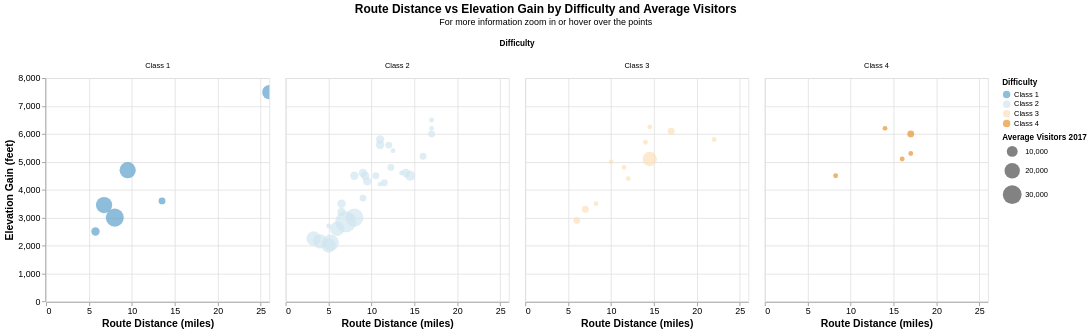

The notebook cell saved with this chart:
### Code cell
#Question 2 | Chart 2: Bubble chart faceted by Difficulty

bubble = alt.Chart(df_col14er).mark_circle(opacity=0.7).encode(
    x=alt.X('Distance_mi:Q', title='Route Distance (miles)', axis=alt.Axis(labelFontSize=12, titleFontSize=14)),
    y=alt.Y('Elevation Gain_ft:Q', title='Elevation Gain (feet)', axis=alt.Axis(labelFontSize=12, titleFontSize=14)),
    color=alt.Color('Difficulty:N', scale=alt.Scale(scheme='blueorange')),
    size=alt.Size('Average Visitors 2017:Q', scale=alt.Scale(range=[0, 800])),
    tooltip=['Mountain Peak', 'Difficulty', 'Distance_mi', 'Elevation Gain_ft', 'Average Visitors 2017']
).properties(
    width=300,
    height=300,
)

facet_bubble = bubble.facet(
    column=alt.Column('Difficulty:N', title='Difficulty')
).properties(
    title={
        "text": 'Route Distance vs Elevation Gain by Difficulty and Average Visitors',
        "fontSize": 16,
        "fontWeight": "bold",
        "subtitle": ["For more information zoom in or hover over the points", ""],  # empty string for extra space
        "anchor": "middle"
    }
).interactive()

facet_bubble

## NOTE: I wanted to layer the individual charts in a 2x2 grid, but alt.hconcat() did not support that, therefore they are now all in one row

### Figure 1 — Vega-Lite specification as saved in the notebook (floating-point values rounded to 4 significant figures)
{"config": {"view": {"continuousWidth": 300, "continuousHeight": 300}}, "data": {"name": "data-edeb8de2e50c1a3e782d222b6a868884"}, "facet": {"column": {"field": "Difficulty", "title": "Difficulty", "type": "nominal"}}, "spec": {"mark": {"type": "circle", "opacity": 0.7}, "encoding": {"color": {"field": "Difficulty", "scale": {"scheme": "blueorange"}, "type": "nominal"}, "size": {"field": "Average Visitors 2017", "scale": {"range": [0, 800]}, "type": "quantitative"}, "tooltip": [{"field": "Mountain Peak", "type": "nominal"}, {"field": "Difficulty", "type": "nominal"}, {"field": "Distance_mi", "type": "quantitative"}, {"field": "Elevation Gain_ft", "type": "quantitative"}, {"field": "Average Visitors 2017", "type": "quantitative"}], "x": {"axis": {"labelFontSize": 12, "titleFontSize": 14}, "field": "Distance_mi", "title": "Route Distance (miles)", "type": "quantitative"}, "y": {"axis": {"labelFontSize": 12, "titleFontSize": 14}, "field": "Elevation Gain_ft", "title": "Elevation Gain (feet)", "type": "quantitative"}}, "height": 300, "name": "view_3", "width": 300}, "params": [{"name": "param_2", "select": {"type": "interval", "encodings": ["x", "y"]}, "bind": "scales", "views": ["view_3"]}], "title": {"text": "Route Distance vs Elevation Gain by Difficulty and Average Visitors", "fontSize": 16, "fontWeight": "bold", "subtitle": ["For more information zoom in or hover over the points", ""], "anchor": "middle"}, "$schema": "https://vega.github.io/schema/vega-lite/v5.20.1.json", "datasets": {"data-edeb8de2e50c1a3e782d222b6a868884": [{"Mountain Peak": "Mount Elbert", "Mountain Range": "Sawatch Range", "Elevation_ft": 14440, "Prominence_ft": 9093, "Lat": 39.12, "Long": -106.4, "Distance_mi": 9.5, "Elevation Gain_ft": 4700, "Difficulty": "Class 1", "Traffic Low": 20000, "Traffic High": 25000, "Average Visitors 2017": 22500}, {"Mountain Peak": "Mount Massive", "Mountain Range": "Sawatch Range", "Elevation_ft": 14428, "Prominence_ft": 1961, "Lat": 39.19, "Long": -106.5, "Distance_mi": 14.5, "Elevation Gain_ft": 4500, "Difficulty": "Class 2", "Traffic Low": 7000, "Traffic High": 10000, "Average Visitors 2017": 8500}, {"Mountain Peak": "Mount Harvard", "Mountain Range": "Sawatch Range", "Elevation_ft": 14421, "Prominence_ft": 2360, "Lat": 38.92, "Long": -106.3, "Distance_mi": 14.0, "Elevation Gain_ft": 4600, "Difficulty": "Class 2", "Traffic Low": 5000, "Traffic High": 7000, "Average Visitors 2017": 6000}, {"Mountain Peak": "Blanca Peak", "Mountain Range": "Sangre de Cristo Range", "Elevation_ft": 14351, "Prominence_ft": 5326, "Lat": 37.58, "Long": -105.5, "Distance_mi": 17.0, "Elevation Gain_ft": 6500, "Difficulty": "Class 2", "Traffic Low": 1000, "Traffic High": 3000, "Average Visitors 2017": 2000}, {"Mountain Peak": "La Plata Peak", "Mountain Range": "Sawatch Range", "Elevation_ft": 14343, "Prominence_ft": 1836, "Lat": 39.03, "Long": -106.5, "Distance_mi": 9.25, "Elevation Gain_ft": 4500, "Difficulty": "Class 2", "Traffic Low": 5000, "Traffic High": 7000, "Average Visitors 2017": 6000}, {"Mountain Peak": "Uncompahgre Peak", "Mountain Range": "San Juan Mountains", "Elevation_ft": 14321, "Prominence_ft": 4277, "Lat": 38.07, "Long": -107.5, "Distance_mi": 7.5, "Elevation Gain_ft": 3000, "Difficulty": "Class 2", "Traffic Low": 3000, "Traffic High": 5000, "Average Visitors 2017": 4000}, {"Mountain Peak": "Crestone Peak", "Mountain Range": "Sangre de Cristo Range", "Elevation_ft": 14300, "Prominence_ft": 4554, "Lat": 37.97, "Long": -105.6, "Distance_mi": 14.0, "Elevation Gain_ft": 5700, "Difficulty": "Class 3", "Traffic Low": 1000, "Traffic High": 3000, "Average Visitors 2017": 2000}, {"Mountain Peak": "Mount Lincoln", "Mountain Range": "Mosquito Range", "Elevation_ft": 14293, "Prominence_ft": 3862, "Lat": 39.35, "Long": -106.1, "Distance_mi": 6.0, "Elevation Gain_ft": 2600, "Difficulty": "Class 2", "Traffic Low": 15000, "Traffic High": 20000, "Average Visitors 2017": 17500}, {"Mountain Peak": "Castle Peak", "Mountain Range": "Elk Mountains", "Elevation_ft": 14279, "Prominence_ft": 2365, "Lat": 39.01, "Long": -106.9, "Distance_mi": 13.5, "Elevation Gain_ft": 4600, "Difficulty": "Class 2", "Traffic Low": 1000, "Traffic High": 3000, "Average Visitors 2017": 2000}, {"Mountain Peak": "Grays Peak", "Mountain Range": "Front Range", "Elevation_ft": 14278, "Prominence_ft": 2770, "Lat": 39.63, "Long": -105.8, "Distance_mi": 8.0, "Elevation Gain_ft": 3000, "Difficulty": "Class 1", "Traffic Low": 25000, "Traffic High": 30000, "Average Visitors 2017": 27500}, {"Mountain Peak": "Mount Antero", "Mountain Range": "Sawatch Range", "Elevation_ft": 14276, "Prominence_ft": 2503, "Lat": 38.67, "Long": -106.2, "Distance_mi": 16.0, "Elevation Gain_ft": 5200, "Difficulty": "Class 2", "Traffic Low": 3000, "Traffic High": 5000, "Average Visitors 2017": 4000}, {"Mountain Peak": "Torreys Peak", "Mountain Range": "Front Range", "Elevation_ft": 14275, "Prominence_ft": 560, "Lat": 39.64, "Long": -105.8, "Distance_mi": 8.0, "Elevation Gain_ft": 3000, "Difficulty": "Class 2", "Traffic Low": 25000, "Traffic High": 30000, "Average Visitors 2017": 27500}, {"Mountain Peak": "Quandary Peak", "Mountain Range": "Mosquito Range", "Elevation_ft": 14271, "Prominence_ft": 1125, "Lat": 39.4, "Long": -106.1, "Distance_mi": 6.75, "Elevation Gain_ft": 3450, "Difficulty": "Class 1", "Traffic Low": 20000, "Traffic High": 25000, "Average Visitors 2017": 22500}, {"Mountain Peak": "Mount Evans", "Mountain Range": "Front Range", "Elevation_ft": 14271, "Prominence_ft": 2770, "Lat": 39.59, "Long": -105.6, "Distance_mi": 5.0, "Elevation Gain_ft": 2000, "Difficulty": "Class 2", "Traffic Low": 15000, "Traffic High": 20000, "Average Visitors 2017": 17500}, {"Mountain Peak": "Longs Peak", "Mountain Range": "Front Range", "Elevation_ft": 14259, "Prominence_ft": 2940, "Lat": 40.26, "Long": -105.6, "Distance_mi": 14.5, "Elevation Gain_ft": 5100, "Difficulty": "Class 3", "Traffic Low": 15000, "Traffic High": 20000, "Average Visitors 2017": 17500}, {"Mountain Peak": "Mount Wilson", "Mountain Range": "San Juan Mountains", "Elevation_ft": 14252, "Prominence_ft": 4024, "Lat": 37.84, "Long": -108.0, "Distance_mi": 16.0, "Elevation Gain_ft": 5100, "Difficulty": "Class 4", "Traffic Low": 1000, "Traffic High": 3000, "Average Visitors 2017": 2000}, {"Mountain Peak": "Mount Shavano", "Mountain Range": "Sawatch Range", "Elevation_ft": 14231, "Prominence_ft": 1619, "Lat": 38.62, "Long": -106.2, "Distance_mi": 9.0, "Elevation Gain_ft": 4600, "Difficulty": "Class 2", "Traffic Low": 5000, "Traffic High": 7000, "Average Visitors 2017": 6000}, {"Mountain Peak": "Mount Princeton", "Mountain Range": "Sawatch Range", "Elevation_ft": 14204, "Prominence_ft": 2177, "Lat": 38.75, "Long": -106.2, "Distance_mi": 6.5, "Elevation Gain_ft": 3200, "Difficulty": "Class 2", "Traffic Low": 5000, "Traffic High": 7000, "Average Visitors 2017": 6000}, {"Mountain Peak": "Mount Belford", "Mountain Range": "Sawatch Range", "Elevation_ft": 14203, "Prominence_ft": 1337, "Lat": 38.96, "Long": -106.4, "Distance_mi": 8.0, "Elevation Gain_ft": 4500, "Difficulty": "Class 2", "Traffic Low": 5000, "Traffic High": 7000, "Average Visitors 2017": 6000}, {"Mountain Peak": "Crestone Needle", "Mountain Range": "Sangre de Cristo Range", "Elevation_ft": 14203, "Prominence_ft": 457, "Lat": 37.96, "Long": -105.6, "Distance_mi": 12.0, "Elevation Gain_ft": 4400, "Difficulty": "Class 3", "Traffic Low": 1000, "Traffic High": 3000, "Average Visitors 2017": 2000}, {"Mountain Peak": "Mount Yale", "Mountain Range": "Sawatch Range", "Elevation_ft": 14200, "Prominence_ft": 1896, "Lat": 38.84, "Long": -106.3, "Distance_mi": 9.5, "Elevation Gain_ft": 4300, "Difficulty": "Class 2", "Traffic Low": 5000, "Traffic High": 7000, "Average Visitors 2017": 6000}, {"Mountain Peak": "Mount Bross", "Mountain Range": "Mosquito Range", "Elevation_ft": 14178, "Prominence_ft": 312, "Lat": 39.34, "Long": -106.1, "Distance_mi": 3.25, "Elevation Gain_ft": 2250, "Difficulty": "Class 2", "Traffic Low": 15000, "Traffic High": 20000, "Average Visitors 2017": 17500}, {"Mountain Peak": "Kit Carson Mountain", "Mountain Range": "Sangre de Cristo Range", "Elevation_ft": 14171, "Prominence_ft": 1025, "Lat": 37.98, "Long": -105.6, "Distance_mi": 14.5, "Elevation Gain_ft": 6250, "Difficulty": "Class 3", "Traffic Low": 1000, "Traffic High": 3000, "Average Visitors 2017": 2000}, {"Mountain Peak": "Maroon Peak", "Mountain Range": "Elk Mountains", "Elevation_ft": 14163, "Prominence_ft": 2336, "Lat": 39.07, "Long": -107.0, "Distance_mi": 11.5, "Elevation Gain_ft": 4800, "Difficulty": "Class 3", "Traffic Low": 1000, "Traffic High": 3000, "Average Visitors 2017": 2000}, {"Mountain Peak": "Tabeguache Peak", "Mountain Range": "Sawatch Range", "Elevation_ft": 14162, "Prominence_ft": 455, "Lat": 38.63, "Long": -106.3, "Distance_mi": 11.0, "Elevation Gain_ft": 5600, "Difficulty": "Class 2", "Traffic Low": 5000, "Traffic High": 7000, "Average Visitors 2017": 6000}, {"Mountain Peak": "Mount Oxford (Colorado)", "Mountain Range": "Sawatch Range", "Elevation_ft": 14160, "Prominence_ft": 653, "Lat": 38.96, "Long": -106.3, "Distance_mi": 11.0, "Elevation Gain_ft": 5800, "Difficulty": "Class 2", "Traffic Low": 5000, "Traffic High": 7000, "Average Visitors 2017": 6000}, {"Mountain Peak": "Mount Sneffels", "Mountain Range": "San Juan Mountains", "Elevation_ft": 14158, "Prominence_ft": 3050, "Lat": 38.0, "Long": -107.8, "Distance_mi": 6.0, "Elevation Gain_ft": 2900, "Difficulty": "Class 3", "Traffic Low": 3000, "Traffic High": 5000, "Average Visitors 2017": 4000}, {"Mountain Peak": "Mount Democrat", "Mountain Range": "Mosquito Range", "Elevation_ft": 14155, "Prominence_ft": 768, "Lat": 39.34, "Long": -106.1, "Distance_mi": 4.0, "Elevation Gain_ft": 2150, "Difficulty": "Class 2", "Traffic Low": 15000, "Traffic High": 20000, "Average Visitors 2017": 17500}, {"Mountain Peak": "Capitol Peak", "Mountain Range": "Elk Mountains", "Elevation_ft": 14137, "Prominence_ft": 1750, "Lat": 39.15, "Long": -107.1, "Distance_mi": 17.0, "Elevation Gain_ft": 5300, "Difficulty": "Class 4", "Traffic Low": 1000, "Traffic High": 3000, "Average Visitors 2017": 2000}, {"Mountain Peak": "Pikes Peak", "Mountain Range": "Front Range", "Elevation_ft": 14115, "Prominence_ft": 5530, "Lat": 38.84, "Long": -105.0, "Distance_mi": 26.0, "Elevation Gain_ft": 7500, "Difficulty": "Class 1", "Traffic Low": 15000, "Traffic High": 20000, "Average Visitors 2017": 17500}, {"Mountain Peak": "Snowmass Mountain", "Mountain Range": "Elk Mountains", "Elevation_ft": 14099, "Prominence_ft": 1152, "Lat": 39.12, "Long": -107.1, "Distance_mi": 22.0, "Elevation Gain_ft": 5800, "Difficulty": "Class 3", "Traffic Low": 1000, "Traffic High": 3000, "Average Visitors 2017": 2000}, {"Mountain Peak": "Windom Peak", "Mountain Range": "San Juan Mountains", "Elevation_ft": 14093, "Prominence_ft": 2187, "Lat": 37.62, "Long": -107.6, "Distance_mi": 17.0, "Elevation Gain_ft": 6000, "Difficulty": "Class 2", "Traffic Low": 3000, "Traffic High": 5000, "Average Visitors 2017": 4000}, {"Mountain Peak": "Mount Eolus", "Mountain Range": "San Juan Mountains", "Elevation_ft": 14090, "Prominence_ft": 1024, "Lat": 37.62, "Long": -107.6, "Distance_mi": 17.0, "Elevation Gain_ft": 6100, "Difficulty": "Class 3", "Traffic Low": 3000, "Traffic High": 5000, "Average Visitors 2017": 4000}, {"Mountain Peak": "Challenger Point", "Mountain Range": "Sangre de Cristo Range", "Elevation_ft": 14087, "Prominence_ft": 301, "Lat": 37.98, "Long": -105.6, "Distance_mi": 12.5, "Elevation Gain_ft": 5400, "Difficulty": "Class 2", "Traffic Low": 1000, "Traffic High": 3000, "Average Visitors 2017": 2000}, {"Mountain Peak": "Mount Columbia", "Mountain Range": "Sawatch Range", "Elevation_ft": 14077, "Prominence_ft": 893, "Lat": 38.9, "Long": -106.3, "Distance_mi": 11.5, "Elevation Gain_ft": 4250, "Difficulty": "Class 2", "Traffic Low": 3000, "Traffic High": 5000, "Average Visitors 2017": 4000}, {"Mountain Peak": "Missouri Mountain", "Mountain Range": "Sawatch Range", "Elevation_ft": 14074, "Prominence_ft": 847, "Lat": 38.95, "Long": -106.4, "Distance_mi": 10.5, "Elevation Gain_ft": 4500, "Difficulty": "Class 2", "Traffic Low": 3000, "Traffic High": 5000, "Average Visitors 2017": 4000}, {"Mountain Peak": "Humboldt Peak", "Mountain Range": "Sangre de Cristo Range", "Elevation_ft": 14070, "Prominence_ft": 1204, "Lat": 37.98, "Long": -105.6, "Distance_mi": 11.0, "Elevation Gain_ft": 4200, "Difficulty": "Class 2", "Traffic Low": 1000, "Traffic High": 3000, "Average Visitors 2017": 2000}, {"Mountain Peak": "Mount Bierstadt", "Mountain Range": "Front Range", "Elevation_ft": 14065, "Prominence_ft": 720, "Lat": 39.58, "Long": -105.7, "Distance_mi": 7.0, "Elevation Gain_ft": 2850, "Difficulty": "Class 2", "Traffic Low": 35000, "Traffic High": 40000, "Average Visitors 2017": 37500}, {"Mountain Peak": "Sunlight Peak", "Mountain Range": "San Juan Mountains", "Elevation_ft": 14065, "Prominence_ft": 399, "Lat": 37.63, "Long": -107.6, "Distance_mi": 17.0, "Elevation Gain_ft": 6000, "Difficulty": "Class 4", "Traffic Low": 3000, "Traffic High": 5000, "Average Visitors 2017": 4000}, {"Mountain Peak": "Handies Peak", "Mountain Range": "San Juan Mountains", "Elevation_ft": 14058, "Prominence_ft": 1908, "Lat": 37.91, "Long": -107.5, "Distance_mi": 5.75, "Elevation Gain_ft": 2500, "Difficulty": "Class 1", "Traffic Low": 5000, "Traffic High": 7000, "Average Visitors 2017": 6000}, {"Mountain Peak": "Culebra Peak", "Mountain Range": "Sangre de Cristo Range", "Elevation_ft": 14053, "Prominence_ft": 4827, "Lat": 37.12, "Long": -105.2, "Distance_mi": 5.0, "Elevation Gain_ft": 2700, "Difficulty": "Class 2", "Traffic Low": 1000, "Traffic High": 3000, "Average Visitors 2017": 2000}, {"Mountain Peak": "Ellingwood Point", "Mountain Range": "Sangre de Cristo Range", "Elevation_ft": 14048, "Prominence_ft": 342, "Lat": 37.58, "Long": -105.5, "Distance_mi": 17.0, "Elevation Gain_ft": 6200, "Difficulty": "Class 2", "Traffic Low": 1000, "Traffic High": 3000, "Average Visitors 2017": 2000}, {"Mountain Peak": "Mount Lindsey", "Mountain Range": "Sangre de Cristo Range", "Elevation_ft": 14048, "Prominence_ft": 1542, "Lat": 37.58, "Long": -105.4, "Distance_mi": 8.25, "Elevation Gain_ft": 3500, "Difficulty": "Class 3", "Traffic Low": 1000, "Traffic High": 3000, "Average Visitors 2017": 2000}, {"Mountain Peak": "Little Bear Peak", "Mountain Range": "Sangre de Cristo Range", "Elevation_ft": 14043, "Prominence_ft": 377, "Lat": 37.57, "Long": -105.5, "Distance_mi": 14.0, "Elevation Gain_ft": 6200, "Difficulty": "Class 4", "Traffic Low": 1000, "Traffic High": 3000, "Average Visitors 2017": 2000}, {"Mountain Peak": "Mount Sherman", "Mountain Range": "Mosquito Range", "Elevation_ft": 14043, "Prominence_ft": 850, "Lat": 39.23, "Long": -106.2, "Distance_mi": 5.25, "Elevation Gain_ft": 2100, "Difficulty": "Class 2", "Traffic Low": 20000, "Traffic High": 25000, "Average Visitors 2017": 22500}, {"Mountain Peak": "Redcloud Peak", "Mountain Range": "San Juan Mountains", "Elevation_ft": 14041, "Prominence_ft": 1436, "Lat": 37.94, "Long": -107.4, "Distance_mi": 9.0, "Elevation Gain_ft": 3700, "Difficulty": "Class 2", "Traffic Low": 3000, "Traffic High": 5000, "Average Visitors 2017": 4000}, {"Mountain Peak": "Pyramid Peak", "Mountain Range": "Elk Mountains", "Elevation_ft": 14025, "Prominence_ft": 1638, "Lat": 39.07, "Long": -107.0, "Distance_mi": 8.25, "Elevation Gain_ft": 4500, "Difficulty": "Class 4", "Traffic Low": 1000, "Traffic High": 3000, "Average Visitors 2017": 2000}, {"Mountain Peak": "Wilson Peak", "Mountain Range": "San Juan Mountains", "Elevation_ft": 14023, "Prominence_ft": 857, "Lat": 37.86, "Long": -108.0, "Distance_mi": 10.0, "Elevation Gain_ft": 5000, "Difficulty": "Class 3", "Traffic Low": 1000, "Traffic High": 3000, "Average Visitors 2017": 2000}, {"Mountain Peak": "San Luis Peak", "Mountain Range": "San Juan Mountains", "Elevation_ft": 14022, "Prominence_ft": 3113, "Lat": 37.99, "Long": -106.9, "Distance_mi": 13.5, "Elevation Gain_ft": 3600, "Difficulty": "Class 1", "Traffic Low": 3000, "Traffic High": 5000, "Average Visitors 2017": 4000}, {"Mountain Peak": "Wetterhorn Peak", "Mountain Range": "San Juan Mountains", "Elevation_ft": 14021, "Prominence_ft": 1635, "Lat": 38.06, "Long": -107.5, "Distance_mi": 7.0, "Elevation Gain_ft": 3300, "Difficulty": "Class 3", "Traffic Low": 3000, "Traffic High": 5000, "Average Visitors 2017": 4000}, {"Mountain Peak": "Mount of the Holy Cross", "Mountain Range": "Sawatch Range", "Elevation_ft": 14011, "Prominence_ft": 2113, "Lat": 39.47, "Long": -106.5, "Distance_mi": 12.0, "Elevation Gain_ft": 5600, "Difficulty": "Class 2", "Traffic Low": 3000, "Traffic High": 5000, "Average Visitors 2017": 4000}, {"Mountain Peak": "Huron Peak", "Mountain Range": "Sawatch Range", "Elevation_ft": 14010, "Prominence_ft": 1423, "Lat": 38.95, "Long": -106.4, "Distance_mi": 6.5, "Elevation Gain_ft": 3500, "Difficulty": "Class 2", "Traffic Low": 5000, "Traffic High": 7000, "Average Visitors 2017": 6000}, {"Mountain Peak": "Sunshine Peak", "Mountain Range": "San Juan Mountains", "Elevation_ft": 14007, "Prominence_ft": 501, "Lat": 37.92, "Long": -107.4, "Distance_mi": 12.25, "Elevation Gain_ft": 4800, "Difficulty": "Class 2", "Traffic Low": 3000, "Traffic High": 5000, "Average Visitors 2017": 4000}]}}
